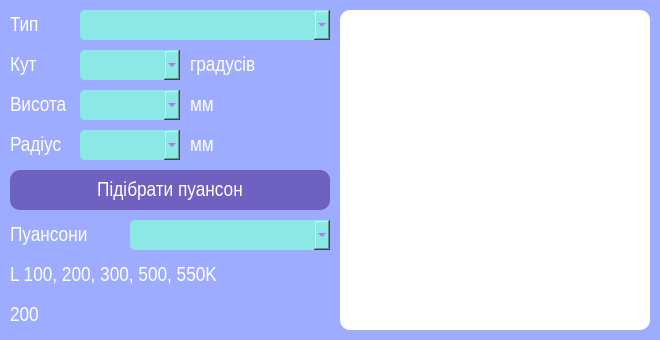
   <widget class="QFrame" name="punch_frame">
    <property name="geometry">
     <rect>
      <x>830</x>
      <y>250</y>
      <width>660</width>
      <height>340</height>
     </rect>
    </property>
    <property name="styleSheet">
     <string notr="true">background-color: rgb(157, 172, 255);
border-radius: 10px;</string>
    </property>
    <property name="frameShape">
     <enum>QFrame::StyledPanel</enum>
    </property>
    <property name="frameShadow">
     <enum>QFrame::Raised</enum>
    </property>
    <widget class="QComboBox" name="type_punch_value">
     <property name="geometry">
      <rect>
       <x>80</x>
       <y>10</y>
       <width>250</width>
       <height>30</height>
      </rect>
     </property>
     <property name="font">
      <font>
       <family>Arial Narrow</family>
       <pointsize>12</pointsize>
      </font>
     </property>
     <property name="styleSheet">
      <string notr="true">QComboBox{
	background-color:#8BE8E5;
	color: rgb(199, 55, 255);
	border: 1px  rgb(237, 255, 152);
border-radius: 5px;
}
QComboBox:hover {
	border: 3px solid rgb(2, 35, 255);
}
QComboBox:focus {

	border: 3px solid rgb(0, 255, 162);
}
</string>
     </property>
    </widget>
    <widget class="QLabel" name="punch_angle_label">
     <property name="enabled">
      <bool>false</bool>
     </property>
     <property name="geometry">
      <rect>
       <x>10</x>
       <y>50</y>
       <width>40</width>
       <height>30</height>
      </rect>
     </property>
     <property name="font">
      <font>
       <family>Arial Narrow</family>
       <pointsize>16</pointsize>
      </font>
     </property>
     <property name="acceptDrops">
      <bool>false</bool>
     </property>
     <property name="styleSheet">
      <string notr="true">background-color: qlineargradient(spread:pad, x1:0, y1:0, x2:1, y2:0, stop:0 rgba(0, 0, 0, 0), stop:1 rgba(255, 255, 255, 0));
color: white;</string>
     </property>
     <property name="text">
      <string>Кут</string>
     </property>
    </widget>
    <widget class="QLabel" name="punch_radius_label">
     <property name="geometry">
      <rect>
       <x>10</x>
       <y>130</y>
       <width>60</width>
       <height>30</height>
      </rect>
     </property>
     <property name="font">
      <font>
       <family>Arial Narrow</family>
       <pointsize>16</pointsize>
      </font>
     </property>
     <property name="styleSheet">
      <string notr="true">background-color: qlineargradient(spread:pad, x1:0, y1:0, x2:1, y2:0, stop:0 rgba(0, 0, 0, 0), stop:1 rgba(255, 255, 255, 0));
color: white;</string>
     </property>
     <property name="text">
      <string>Радіус</string>
     </property>
    </widget>
    <widget class="QLabel" name="punch_height_label">
     <property name="geometry">
      <rect>
       <x>10</x>
       <y>90</y>
       <width>60</width>
       <height>30</height>
      </rect>
     </property>
     <property name="font">
      <font>
       <family>Arial Narrow</family>
       <pointsize>16</pointsize>
      </font>
     </property>
     <property name="styleSheet">
      <string notr="true">background-color: qlineargradient(spread:pad, x1:0, y1:0, x2:1, y2:0, stop:0 rgba(0, 0, 0, 0), stop:1 rgba(255, 255, 255, 0));
color: white;</string>
     </property>
     <property name="text">
      <string>Висота</string>
     </property>
    </widget>
    <widget class="QLabel" name="punch_grad_label">
     <property name="geometry">
      <rect>
       <x>190</x>
       <y>50</y>
       <width>90</width>
       <height>30</height>
      </rect>
     </property>
     <property name="font">
      <font>
       <family>Arial Narrow</family>
       <pointsize>16</pointsize>
      </font>
     </property>
     <property name="styleSheet">
      <string notr="true">background-color: qlineargradient(spread:pad, x1:0, y1:0, x2:1, y2:0, stop:0 rgba(0, 0, 0, 0), stop:1 rgba(255, 255, 255, 0));
color: white;</string>
     </property>
     <property name="text">
      <string>градусів</string>
     </property>
     <property name="alignment">
      <set>Qt::AlignLeading|Qt::AlignLeft|Qt::AlignVCenter</set>
     </property>
    </widget>
    <widget class="QPushButton" name="find_punch_button">
     <property name="enabled">
      <bool>true</bool>
     </property>
     <property name="geometry">
      <rect>
       <x>10</x>
       <y>170</y>
       <width>320</width>
       <height>40</height>
      </rect>
     </property>
     <property name="font">
      <font>
       <family>Arial Narrow</family>
       <pointsize>16</pointsize>
      </font>
     </property>
     <property name="styleSheet">
      <string notr="true">QPushButton {
background-color: #6F61C0;
color:white;
border-radius: 10px;
}
QPushButton:hover {
    background-color:  rgb(48, 221, 255);
}
</string>
     </property>
     <property name="locale">
      <locale language="Ukrainian" country="Ukraine"/>
     </property>
     <property name="text">
      <string>Підібрати пуансон</string>
     </property>
     <property name="shortcut">
      <string/>
     </property>
    </widget>
    <widget class="QLabel" name="punch_height_mm_label">
     <property name="geometry">
      <rect>
       <x>190</x>
       <y>90</y>
       <width>40</width>
       <height>30</height>
      </rect>
     </property>
     <property name="font">
      <font>
       <family>Arial Narrow</family>
       <pointsize>16</pointsize>
      </font>
     </property>
     <property name="styleSheet">
      <string notr="true">background-color: qlineargradient(spread:pad, x1:0, y1:0, x2:1, y2:0, stop:0 rgba(0, 0, 0, 0), stop:1 rgba(255, 255, 255, 0));
color: white;</string>
     </property>
     <property name="text">
      <string>мм</string>
     </property>
     <property name="alignment">
      <set>Qt::AlignLeading|Qt::AlignLeft|Qt::AlignVCenter</set>
     </property>
    </widget>
    <widget class="QLabel" name="punch_height_mm_label_2">
     <property name="geometry">
      <rect>
       <x>190</x>
       <y>130</y>
       <width>40</width>
       <height>30</height>
      </rect>
     </property>
     <property name="font">
      <font>
       <family>Arial Narrow</family>
       <pointsize>16</pointsize>
      </font>
     </property>
     <property name="styleSheet">
      <string notr="true">background-color: qlineargradient(spread:pad, x1:0, y1:0, x2:1, y2:0, stop:0 rgba(0, 0, 0, 0), stop:1 rgba(255, 255, 255, 0));
color: white;</string>
     </property>
     <property name="text">
      <string>мм</string>
     </property>
     <property name="alignment">
      <set>Qt::AlignLeading|Qt::AlignLeft|Qt::AlignVCenter</set>
     </property>
    </widget>
    <widget class="QLabel" name="punch_angle_label_2">
     <property name="geometry">
      <rect>
       <x>10</x>
       <y>10</y>
       <width>40</width>
       <height>30</height>
      </rect>
     </property>
     <property name="font">
      <font>
       <family>Arial Narrow</family>
       <pointsize>16</pointsize>
      </font>
     </property>
     <property name="acceptDrops">
      <bool>false</bool>
     </property>
     <property name="styleSheet">
      <string notr="true">background-color: qlineargradient(spread:pad, x1:0, y1:0, x2:1, y2:0, stop:0 rgba(0, 0, 0, 0), stop:1 rgba(255, 255, 255, 0));
color: white;</string>
     </property>
     <property name="text">
      <string>Тип</string>
     </property>
    </widget>
    <widget class="QComboBox" name="result_punch_value">
     <property name="geometry">
      <rect>
       <x>130</x>
       <y>220</y>
       <width>200</width>
       <height>30</height>
      </rect>
     </property>
     <property name="font">
      <font>
       <family>Arial Narrow</family>
       <pointsize>12</pointsize>
       <weight>75</weight>
       <bold>true</bold>
      </font>
     </property>
     <property name="styleSheet">
      <string notr="true">QComboBox{
	background-color:#8BE8E5;
	color: rgb(199, 55, 255);
	border: 1px  rgb(237, 255, 152);
border-radius: 5px;
}
QComboBox:hover {
	border: 3px solid rgb(2, 35, 255);
}
QComboBox:focus {

	border: 3px solid rgb(0, 255, 162);
}</string>
     </property>
    </widget>
    <widget class="QLabel" name="length_info_punch_label">
     <property name="geometry">
      <rect>
       <x>10</x>
       <y>260</y>
       <width>320</width>
       <height>30</height>
      </rect>
     </property>
     <property name="font">
      <font>
       <family>Arial Narrow</family>
       <pointsize>16</pointsize>
      </font>
     </property>
     <property name="styleSheet">
      <string notr="true">background-color: qlineargradient(spread:pad, x1:0, y1:0, x2:1, y2:0, stop:0 rgba(0, 0, 0, 0), stop:1 rgba(255, 255, 255, 0));
color: white;</string>
     </property>
     <property name="text">
      <string>L 100, 200, 300, 500, 550K</string>
     </property>
     <property name="alignment">
      <set>Qt::AlignLeading|Qt::AlignLeft|Qt::AlignVCenter</set>
     </property>
    </widget>
    <widget class="QLabel" name="punch_info">
     <property name="geometry">
      <rect>
       <x>10</x>
       <y>300</y>
       <width>320</width>
       <height>30</height>
      </rect>
     </property>
     <property name="font">
      <font>
       <family>Arial Narrow</family>
       <pointsize>16</pointsize>
      </font>
     </property>
     <property name="styleSheet">
      <string notr="true">background-color: qlineargradient(spread:pad, x1:0, y1:0, x2:1, y2:0, stop:0 rgba(0, 0, 0, 0), stop:1 rgba(255, 255, 255, 0));
color: white;</string>
     </property>
     <property name="text">
      <string>200</string>
     </property>
     <property name="alignment">
      <set>Qt::AlignLeading|Qt::AlignLeft|Qt::AlignVCenter</set>
     </property>
    </widget>
    <widget class="QLabel" name="punch_result_label">
     <property name="geometry">
      <rect>
       <x>10</x>
       <y>220</y>
       <width>80</width>
       <height>30</height>
      </rect>
     </property>
     <property name="font">
      <font>
       <family>Arial Narrow</family>
       <pointsize>16</pointsize>
      </font>
     </property>
     <property name="styleSheet">
      <string notr="true">background-color: qlineargradient(spread:pad, x1:0, y1:0, x2:1, y2:0, stop:0 rgba(0, 0, 0, 0), stop:1 rgba(255, 255, 255, 0));
color: white;
</string>
     </property>
     <property name="text">
      <string>Пуансони</string>
     </property>
    </widget>
    <widget class="QLabel" name="punch_image">
     <property name="geometry">
      <rect>
       <x>340</x>
       <y>10</y>
       <width>310</width>
       <height>320</height>
      </rect>
     </property>
     <property name="styleSheet">
      <string notr="true">background: rgb(255, 255, 255);</string>
     </property>
     <property name="text">
      <string/>
     </property>
    </widget>
    <widget class="QComboBox" name="punch_angle_value">
     <property name="geometry">
      <rect>
       <x>80</x>
       <y>50</y>
       <width>100</width>
       <height>30</height>
      </rect>
     </property>
     <property name="font">
      <font>
       <family>Arial Narrow</family>
       <pointsize>12</pointsize>
      </font>
     </property>
     <property name="styleSheet">
      <string notr="true">QComboBox{
	background-color:#8BE8E5;
	color: rgb(199, 55, 255);
	border: 1px  rgb(237, 255, 152);
border-radius: 5px;
}
QComboBox:hover {
	border: 3px solid rgb(2, 35, 255);
}
QComboBox:focus {

	border: 3px solid rgb(0, 255, 162);
}
</string>
     </property>
    </widget>
    <widget class="QComboBox" name="punch_height_value">
     <property name="geometry">
      <rect>
       <x>80</x>
       <y>90</y>
       <width>100</width>
       <height>30</height>
      </rect>
     </property>
     <property name="font">
      <font>
       <family>Arial Narrow</family>
       <pointsize>12</pointsize>
      </font>
     </property>
     <property name="styleSheet">
      <string notr="true">QComboBox{
	background-color:#8BE8E5;
	color: rgb(199, 55, 255);
	border: 1px  rgb(237, 255, 152);
border-radius: 5px;
}
QComboBox:hover {
	border: 3px solid rgb(2, 35, 255);
}
QComboBox:focus {

	border: 3px solid rgb(0, 255, 162);
}
</string>
     </property>
    </widget>
    <widget class="QComboBox" name="punch_radius_value">
     <property name="geometry">
      <rect>
       <x>80</x>
       <y>130</y>
       <width>100</width>
       <height>30</height>
      </rect>
     </property>
     <property name="font">
      <font>
       <family>Arial Narrow</family>
       <pointsize>12</pointsize>
      </font>
     </property>
     <property name="styleSheet">
      <string notr="true">QComboBox{
	background-color:#8BE8E5;
	color: rgb(199, 55, 255);
	border: 1px  rgb(237, 255, 152);
border-radius: 5px;
}
QComboBox:hover {
	border: 3px solid rgb(2, 35, 255);
}
QComboBox:focus {

	border: 3px solid rgb(0, 255, 162);
}
</string>
     </property>
    </widget>
   </widget>
